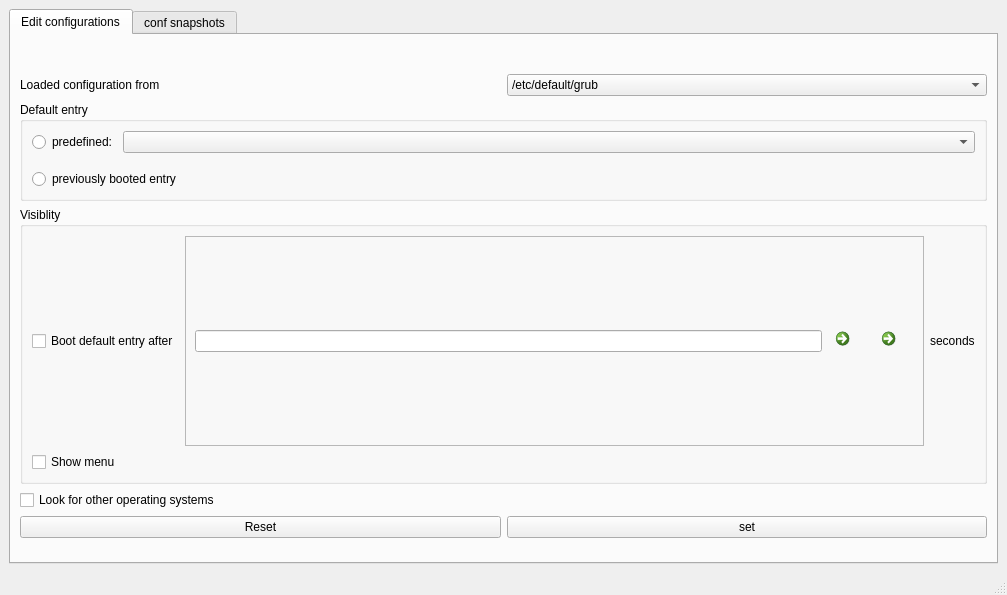
<?xml version="1.0" encoding="UTF-8"?>
<ui version="4.0">
 <class>MainWindow</class>
 <widget class="QMainWindow" name="MainWindow">
  <property name="geometry">
   <rect>
    <x>0</x>
    <y>0</y>
    <width>1007</width>
    <height>595</height>
   </rect>
  </property>
  <property name="minimumSize">
   <size>
    <width>700</width>
    <height>0</height>
   </size>
  </property>
  <property name="windowTitle">
   <string>Grub Editor</string>
  </property>
  <widget class="QWidget" name="centralwidget">
   <layout class="QVBoxLayout" name="verticalLayout_2">
    <property name="spacing">
     <number>0</number>
    </property>
    <item>
     <widget class="QTabWidget" name="tabWidget">
      <property name="currentIndex">
       <number>0</number>
      </property>
      <widget class="QWidget" name="edit_configurations">
       <attribute name="title">
        <string>Edit configurations</string>
       </attribute>
       <layout class="QGridLayout" name="gridLayout">
        <item row="0" column="0">
         <layout class="QVBoxLayout" name="verticalLayout">
          <property name="topMargin">
           <number>0</number>
          </property>
          <item>
           <layout class="QHBoxLayout" name="horizontalLayout_6">
            <property name="topMargin">
             <number>30</number>
            </property>
            <item>
             <widget class="QLabel" name="label">
              <property name="text">
               <string>Loaded configuration from</string>
              </property>
             </widget>
            </item>
            <item>
             <widget class="QComboBox" name="comboBox_configurations">
              <item>
               <property name="text">
                <string>/etc/default/grub</string>
               </property>
              </item>
             </widget>
            </item>
           </layout>
          </item>
          <item>
           <layout class="QGridLayout" name="gridLayout_5">
            <property name="topMargin">
             <number>0</number>
            </property>
            <property name="bottomMargin">
             <number>0</number>
            </property>
            <item row="5" column="0">
             <layout class="QHBoxLayout" name="horizontalLayout_9">
              <property name="bottomMargin">
               <number>15</number>
              </property>
              <item>
               <widget class="QPushButton" name="btn_reset">
                <property name="text">
                 <string>Reset</string>
                </property>
               </widget>
              </item>
              <item>
               <widget class="QPushButton" name="btn_set">
                <property name="text">
                 <string>set</string>
                </property>
               </widget>
              </item>
             </layout>
            </item>
            <item row="0" column="0">
             <widget class="QGroupBox" name="groupBox_2">
              <property name="title">
               <string>Default entry</string>
              </property>
              <layout class="QGridLayout" name="gridLayout_6">
               <item row="1" column="0">
                <widget class="QRadioButton" name="previously_booted_entry">
                 <property name="text">
                  <string>previously booted entry</string>
                 </property>
                </widget>
               </item>
               <item row="0" column="0">
                <layout class="QHBoxLayout" name="horizontalLayout_3">
                 <property name="leftMargin">
                  <number>0</number>
                 </property>
                 <property name="bottomMargin">
                  <number>10</number>
                 </property>
                 <item>
                  <widget class="QRadioButton" name="predefined">
                   <property name="text">
                    <string>predefined:</string>
                   </property>
                  </widget>
                 </item>
                 <item>
                  <widget class="QComboBox" name="comboBox_grub_default">
                   <property name="sizePolicy">
                    <sizepolicy hsizetype="Preferred" vsizetype="Fixed">
                     <horstretch>1</horstretch>
                     <verstretch>0</verstretch>
                    </sizepolicy>
                   </property>
                  </widget>
                 </item>
                </layout>
               </item>
              </layout>
             </widget>
            </item>
            <item row="3" column="0">
             <widget class="QCheckBox" name="checkBox_look_for_other_os">
              <property name="text">
               <string>Look for other operating systems</string>
              </property>
             </widget>
            </item>
            <item row="2" column="0">
             <widget class="QGroupBox" name="groupBox">
              <property name="title">
               <string>Visiblity</string>
              </property>
              <layout class="QGridLayout" name="gridLayout_4">
               <item row="2" column="0">
                <layout class="QVBoxLayout" name="verticalLayout_visibility" stretch="1,1">
                 <property name="spacing">
                  <number>6</number>
                 </property>
                 <property name="bottomMargin">
                  <number>0</number>
                 </property>
                 <item>
                  <layout class="QHBoxLayout" name="horizontalLayout_5">
                   <property name="leftMargin">
                    <number>0</number>
                   </property>
                   <property name="bottomMargin">
                    <number>0</number>
                   </property>
                   <item>
                    <widget class="QCheckBox" name="checkBox_boot_default_entry_after">
                     <property name="text">
                      <string>Boot default entry after</string>
                     </property>
                    </widget>
                   </item>
                   <item>
                    <widget class="QFrame" name="frame_default_entry_2">
                     <property name="enabled">
                      <bool>true</bool>
                     </property>
                     <property name="minimumSize">
                      <size>
                       <width>200</width>
                       <height>0</height>
                      </size>
                     </property>
                     <property name="styleSheet">
                      <string notr="true"/>
                     </property>
                     <property name="frameShape">
                      <enum>QFrame::StyledPanel</enum>
                     </property>
                     <property name="frameShadow">
                      <enum>QFrame::Raised</enum>
                     </property>
                     <layout class="QGridLayout" name="gridLayout_7">
                      <property name="topMargin">
                       <number>0</number>
                      </property>
                      <property name="bottomMargin">
                       <number>0</number>
                      </property>
                      <item row="0" column="0">
                       <layout class="QHBoxLayout" name="horizontalLayout_7">
                        <item>
                         <widget class="QLineEdit" name="ledit_grub_timeout"/>
                        </item>
                        <item>
                         <widget class="QCommandLinkButton" name="btn_add">
                          <property name="minimumSize">
                           <size>
                            <width>40</width>
                            <height>0</height>
                           </size>
                          </property>
                          <property name="maximumSize">
                           <size>
                            <width>40</width>
                            <height>40</height>
                           </size>
                          </property>
                          <property name="text">
                           <string/>
                          </property>
                          <property name="icon">
                           <iconset theme="list-add.png">
                            <normaloff>.</normaloff>.</iconset>
                          </property>
                          <property name="iconSize">
                           <size>
                            <width>20</width>
                            <height>20</height>
                           </size>
                          </property>
                         </widget>
                        </item>
                        <item>
                         <widget class="QCommandLinkButton" name="btn_substract">
                          <property name="sizePolicy">
                           <sizepolicy hsizetype="Minimum" vsizetype="Minimum">
                            <horstretch>0</horstretch>
                            <verstretch>0</verstretch>
                           </sizepolicy>
                          </property>
                          <property name="maximumSize">
                           <size>
                            <width>40</width>
                            <height>40</height>
                           </size>
                          </property>
                          <property name="text">
                           <string/>
                          </property>
                          <property name="icon">
                           <iconset theme="list-remove.png">
                            <normaloff>.</normaloff>.</iconset>
                          </property>
                         </widget>
                        </item>
                       </layout>
                      </item>
                     </layout>
                    </widget>
                   </item>
                   <item>
                    <widget class="QLabel" name="label_3">
                     <property name="text">
                      <string>seconds</string>
                     </property>
                    </widget>
                   </item>
                  </layout>
                 </item>
                 <item>
                  <layout class="QHBoxLayout" name="horizontalLayout">
                   <property name="bottomMargin">
                    <number>0</number>
                   </property>
                   <item>
                    <widget class="QCheckBox" name="checkBox_show_menu">
                     <property name="text">
                      <string>Show menu</string>
                     </property>
                    </widget>
                   </item>
                  </layout>
                 </item>
                </layout>
               </item>
              </layout>
             </widget>
            </item>
           </layout>
          </item>
         </layout>
        </item>
       </layout>
      </widget>
      <widget class="QWidget" name="conf_snapshots">
       <attribute name="title">
        <string>conf snapshots</string>
       </attribute>
       <layout class="QGridLayout" name="gridLayout_2">
        <item row="2" column="0">
         <widget class="QPushButton" name="btn_create_snapshot">
          <property name="text">
           <string>create a snapshot now</string>
          </property>
         </widget>
        </item>
        <item row="1" column="0">
         <widget class="QLabel" name="lbl_no_snapshots">
          <property name="text">
           <string>Looks like you dont have any snapshots .Snapshots are backups of /etc/default/grub .Snapshots can help you when you mess up some configuration in /etc/default/grub . These snapshots are stored inside ~/.grub-editor/snapshots/</string>
          </property>
          <property name="wordWrap">
           <bool>true</bool>
          </property>
         </widget>
        </item>
        <item row="3" column="0">
         <widget class="QScrollArea" name="scrollArea">
          <property name="horizontalScrollBarPolicy">
           <enum>Qt::ScrollBarAlwaysOff</enum>
          </property>
          <property name="sizeAdjustPolicy">
           <enum>QAbstractScrollArea::AdjustToContents</enum>
          </property>
          <property name="widgetResizable">
           <bool>true</bool>
          </property>
          <widget class="QWidget" name="scrollAreaWidgetContents">
           <property name="geometry">
            <rect>
             <x>0</x>
             <y>0</y>
             <width>971</width>
             <height>386</height>
            </rect>
           </property>
           <layout class="QGridLayout" name="gridLayout_8">
            <item row="0" column="0">
             <layout class="QVBoxLayout" name="VLayout_snapshot_parent">
              <property name="topMargin">
               <number>40</number>
              </property>
              <item>
               <layout class="QVBoxLayout" name="VLayout_snapshot"/>
              </item>
             </layout>
            </item>
           </layout>
          </widget>
         </widget>
        </item>
       </layout>
      </widget>
     </widget>
    </item>
   </layout>
  </widget>
  <widget class="QMenuBar" name="menubar">
   <property name="geometry">
    <rect>
     <x>0</x>
     <y>0</y>
     <width>1007</width>
     <height>32</height>
    </rect>
   </property>
  </widget>
  <widget class="QStatusBar" name="statusbar"/>
 </widget>
 <resources/>
 <connections/>
</ui>
